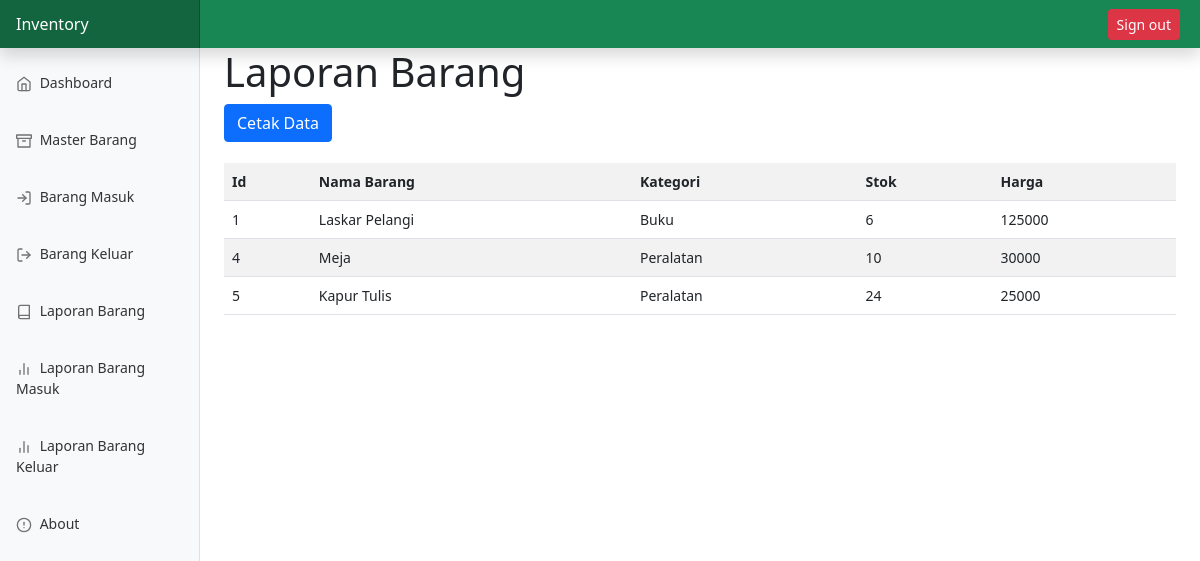
Page /laporanBarang.php (signed in) on the committed database.
### tables this page shows
CREATE TABLE `tb_masterbarang` (
  `id_barang` int(20) NOT NULL,
  `nama_barang` varchar(255) NOT NULL,
  `kategori_barang` varchar(255) NOT NULL,
  `stok_barang` int(20) NOT NULL,
  `harga_barang` int(50) NOT NULL
);

### laporanBarang.php (the view, shortened to what this page needs)
<!DOCTYPE html>
<html>
<head>
    <link href="https://cdn.jsdelivr.net/npm/bootstrap@5.0.2/dist/css/bootstrap.min.css" rel="stylesheet"
>
    <link rel="stylesheet" href="static/css/dashboard.css">
</head>
<body>
    <main class="col-md-9 ms-sm-auto col-lg-10 px-md-4">
        <h1>Laporan Barang</h1>
        <button type="button" class="btn btn-primary"><a href="cetakBarang.php" target="_blank" style="text-decoration: none; color: white;">Cetak Data</a></button><br><br>
        <table width="100%" class="table table-striped table-hover">
            <tr>
                <th>Id</th>
                <th>Nama Barang</th>
                <th>Kategori</th>
                <th>Stok</th>
                <th>Harga</th>
            </tr>
            <?php
                include "koneksi.php";
                $sql = $pdo->prepare("SELECT * FROM tb_masterbarang");
                $sql->execute();
                while($data = $sql->fetch()){
                    echo "<tr>";
                    echo "<td>".$data['id_barang']."</td>";
                    echo "<td>".$data['nama_barang']."</td>";
                    echo "<td>".$data['kategori_barang']."</td>";
                    echo "<td>".$data['stok_barang']."</td>";
                    echo "<td>".$data['harga_barang']."</td>";
                    echo "</tr>"; } ?>
        </table>
    </main>
</body>
</html>\

### static/css/dashboard.css (style rules this page uses)
body { font-size: .875rem; }
.feather { width: 16px; height: 16px; vertical-align: text-bottom; }
.sidebar { position: fixed; top: 0; bottom: 0; left: 0; z-index: 100; padding: 48px 0 0; box-shadow: inset -1px 0 0 rgba(0, 0, 0, .1); }
.sidebar .nav-link { font-weight: 500; color: #333; }
.sidebar .nav-link .feather { margin-right: 4px; color: #727272; }
.navbar-brand { padding-top: .75rem; padding-bottom: .75rem; font-size: 1rem; background-color: rgba(0, 0, 0, .25); box-shadow: inset -1px 0 0 rgba(0, 0, 0, .25); }

### rows in the picture
tb_masterbarang: id_barang "1", nama_barang "Laskar Pelangi", kategori_barang "Buku", stok_barang "6", harga_barang "125000"
tb_masterbarang: id_barang "4", nama_barang "Meja", kategori_barang "Peralatan", stok_barang "10", harga_barang "30000"
tb_masterbarang: id_barang "5", nama_barang "Kapur Tulis", kategori_barang "Peralatan", stok_barang "24", harga_barang "25000"
